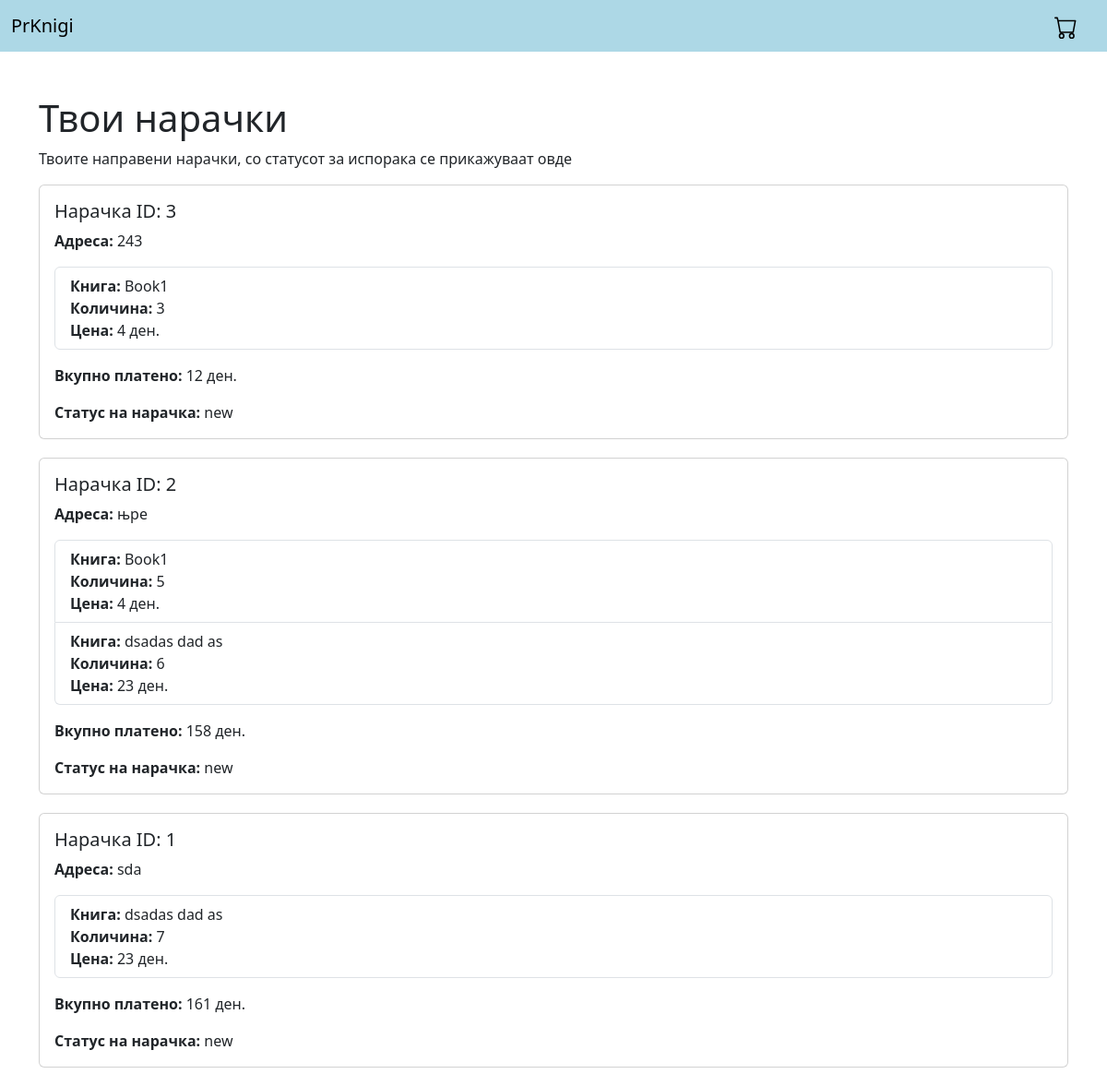
The page /orders/ (signed in) on the database as committed earlier.
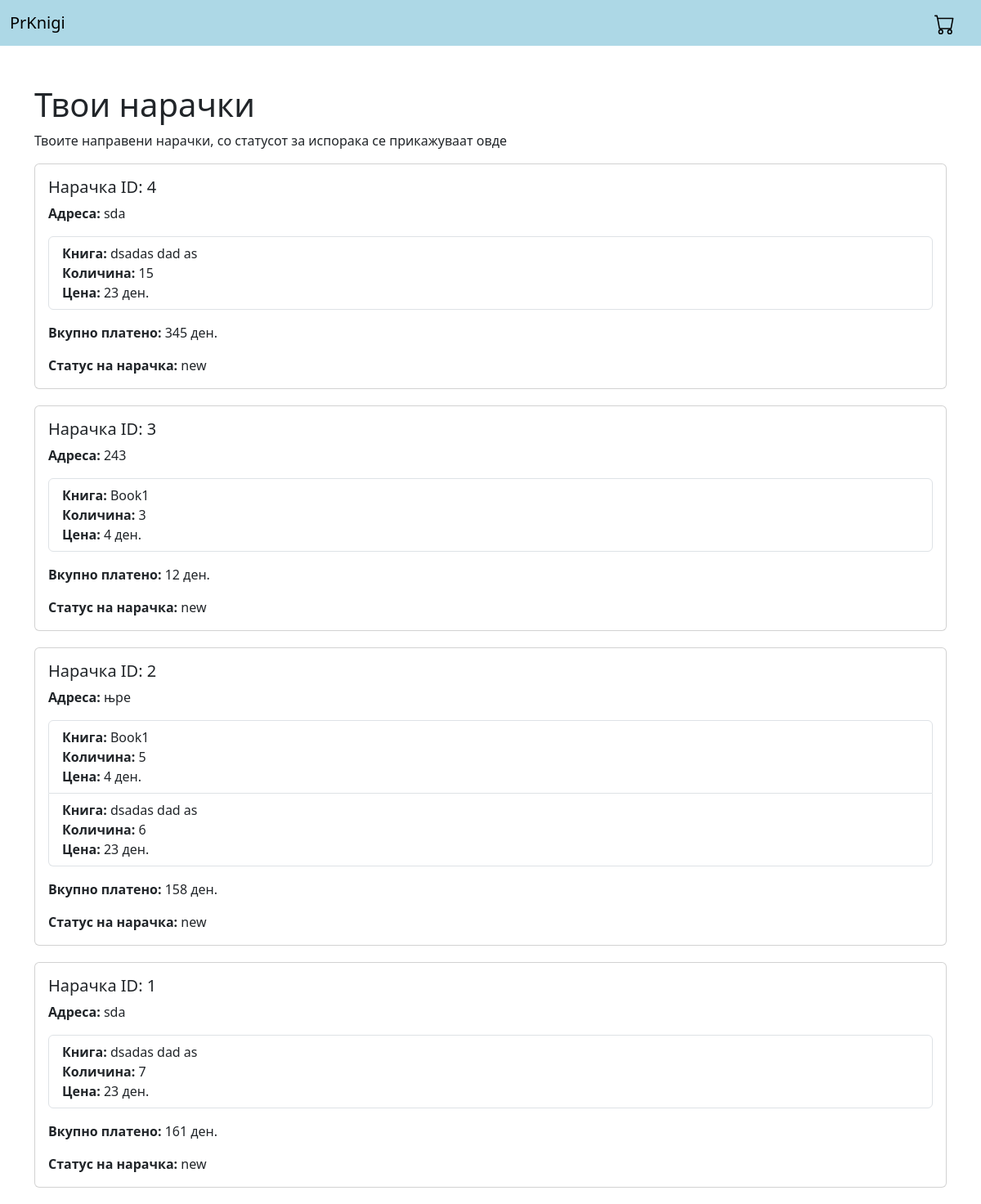
The same page on the database as committed later.
### books/models.py (models this page shows, shortened)
class Order(models.Model):
    id = models.AutoField(primary_key=True)
    cart = models.ForeignKey(Cart, on_delete=models.CASCADE)
    full_name = models.CharField(max_length=255)
    address = models.CharField(max_length=255)
    delivery_status = models.CharField(max_length=255, choices=[('new', 'New'), ('delivering', 'Delivering'), ('delivered', 'Delivered')])

class CartItem(models.Model):
    cart = models.ForeignKey(Cart, on_delete=models.CASCADE)
    book = models.ForeignKey(Book, on_delete=models.CASCADE)
    quantity = models.IntegerField()

class Book(models.Model):
    title = models.CharField(max_length=255)
    description = models.TextField()
    image = models.ImageField(upload_to='books/')
    author = models.CharField(max_length=255)
    price = models.IntegerField()
    quantity = models.IntegerField()

### books/views.py (the view)
# urls.py: path('orders/', order_list_view, name='orders'),
def order_list_view(request):
    if not request.user.is_authenticated:
        return redirect('/login')
    orders = Order.objects.filter(cart__user=request.user).order_by('-id')
    for order in orders:
        order.cart_items = CartItem.objects.filter(cart=order.cart)
        total = 0
        for item in list(order.cart_items):
            total += item.quantity * item.book.price
        order.total = total
    context = {
        'orders': orders
    }
    return render(request, 'orders.html', context)

### books/templates/orders.html (shortened to what this page needs)
<!DOCTYPE html>
<html>
<head>
  <link rel="stylesheet" href="https://cdn.jsdelivr.net/npm/bootstrap@5.3.0/dist/css/bootstrap.min.css">
</head>
<body>
<nav class="navbar navbar-expand-lg" style="background-color: lightblue">
      <div class="container-fluid">
        <a class="navbar-brand" href="#">PrKnigi</a>
        <a href="/cart">
        <div style="float: right; margin-right:20px; font-size: 20px; cursor: pointer; color: black" >
        </div>
        </a>
      </div>
    </nav>
<br/><br/>
  <div class="container">
    <h1>Твои нарачки</h1>
    <p>Твоите направени нарачки, со статусот за испорака се прикажуваат овде</p>
    {% for order in orders %}
    <div class="card order-card">
      <div class="card-body">
        <h5 class="card-title">Нарачка ID: {{ order.id }}</h5>
        <p class="card-text"><strong>Адреса:</strong> {{ order.address }}</p>
        <ul class="list-group mb-3">
          {% for item in order.cart_items %}
          <li class="list-group-item">
            <div><strong>Книга:</strong> {{ item.book.title }}</div>
            <div><strong>Количина:</strong> {{ item.quantity }}</div>
            <div><strong>Цена:</strong> {{ item.book.price }} ден.</div>
          </li>
          {% endfor %}
        </ul>
        <p class="card-text"><strong>Вкупно платено:</strong> {{ order.total }} ден.</p>
        <p class="card-text"><strong>Статус на нарачка:</strong> {{ order.delivery_status }}</p>
      </div>
    </div>
    {% endfor %}
  </div>
</body>
</html>

### books/templates/orders.html (style rules this page uses)
.order-card { width: 100%; margin-bottom: 20px; }

Rows that differ between the two databases and show on the page:
added Order: id "4", address "sda", total "345", delivery_status "new"
added CartItem: book "dsadas dad as", quantity "15", book.price "23", shown under "4"
